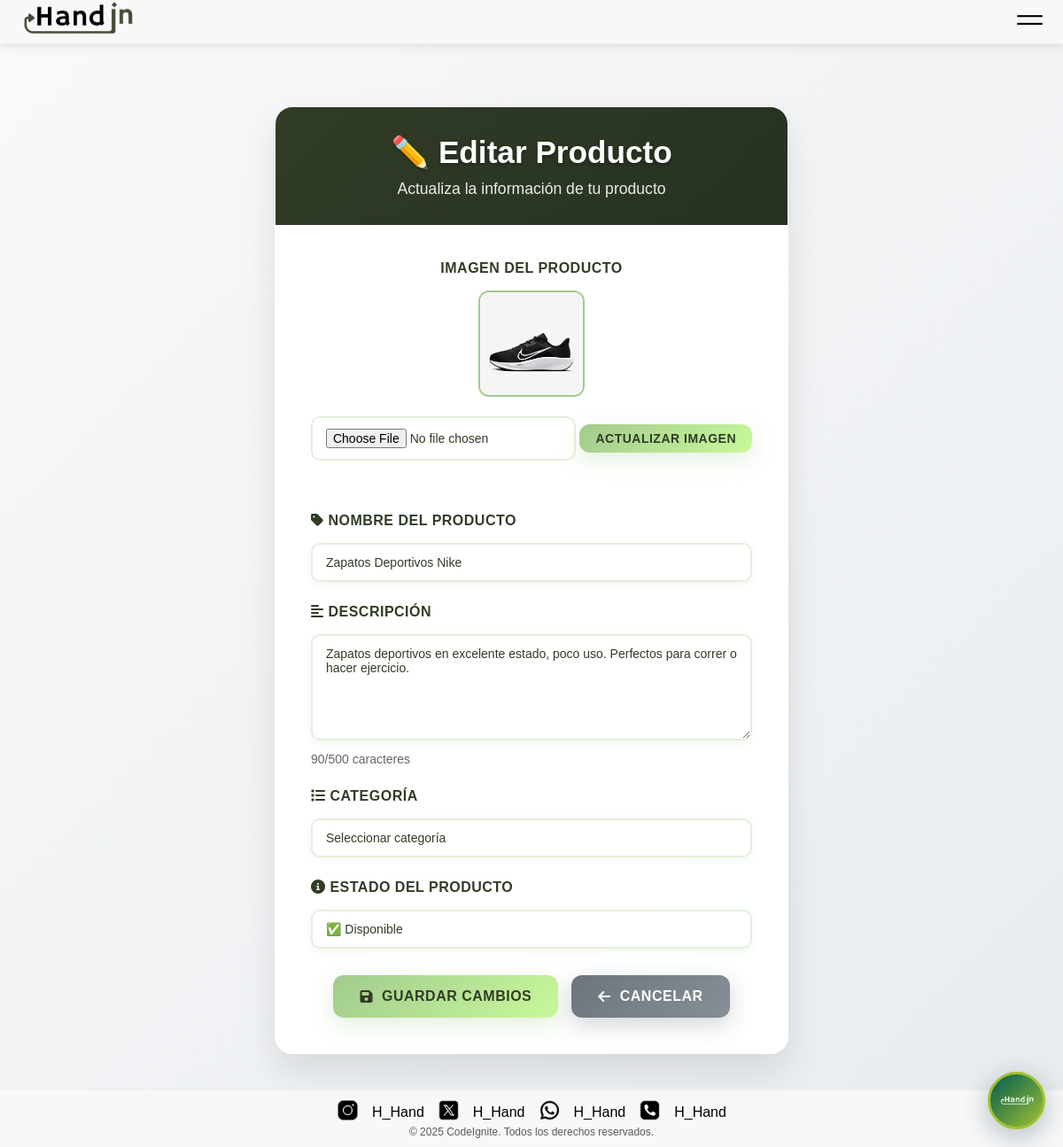
The app's page /editar-producto.php?id=1 (signed in) with its own data.
### tables this page shows
CREATE TABLE IF NOT EXISTS `productos` (
  `id` int NOT NULL AUTO_INCREMENT,
  `user_id` int NOT NULL,
  `nombre` varchar(100) NOT NULL,
  `descripcion` text,
  `imagen` varchar(255) NOT NULL,
  `categoria` varchar(50) DEFAULT NULL,
  `estado` enum('disponible','intercambiado','reservado') DEFAULT 'disponible',
  `created_at` timestamp NULL DEFAULT CURRENT_TIMESTAMP,
  `updated_at` timestamp NULL DEFAULT CURRENT_TIMESTAMP ON UPDATE CURRENT_TIMESTAMP,
  PRIMARY KEY (`id`),
  KEY `user_id` (`user_id`)
);

### editar-producto.php (the view, shortened to what this page needs)
<?php
$producto_id = isset($_GET['id']) ? (int)$_GET['id'] : 0;
$pdo = getConnection();
$stmt = $pdo->prepare("SELECT * FROM productos WHERE id = ? AND user_id = ?");
$stmt->execute([$producto_id, $_SESSION['user_id']]);
$producto = $stmt->fetch(PDO::FETCH_ASSOC);
include 'includes/header.php';
?>
<div class="edit-product-container">
    <div class="edit-product-card">
        <div class="card-header">
            <h1>✏️ Editar Producto</h1>
            <p>Actualiza la información de tu producto</p>
        </div>
        <div class="card-body">
            <div class="form-group" style="text-align:center;">
                <label style="display:block; font-weight:600; margin-bottom:8px;">Imagen del producto</label>
                <div style="margin-bottom:10px;">
                    <img id="producto-img-preview" src="<?php echo !empty($producto['imagen']) ? htmlspecialchars($producto['imagen']) : 'img/productos/default.png'; ?>" alt="Imagen del producto" style="width:120px; height:120px; object-fit:cover; border-radius:12px; border:2px solid #A2CB8D; background:#f8f8f8;">
                </div>
                <form id="form-img-producto" enctype="multipart/form-data" style="display:inline-block;">
                    <input type="file" name="imagen" id="input-img-producto" accept="image/*" style="margin-bottom:8px;">
                    <button type="submit" class="btn btn-primary" style="min-width:unset; padding:8px 18px; font-size:14px;">Actualizar Imagen</button>
                </form>
            </div>
            <form method="POST" action="">
                <div class="form-group">
                    <label for="nombre">
                        <i class="fas fa-tag"></i> Nombre del Producto
                    </label>
                    <input type="text"
                           id="nombre"
                           name="nombre"
                           class="form-control"
                           value="<?php echo htmlspecialchars($producto['nombre']); ?>"
                           required
                           maxlength="100">
                </div>
                <div class="form-group">
                    <label for="descripcion">
                        <i class="fas fa-align-left"></i> Descripción
                    </label>
                    <textarea id="descripcion"
                              name="descripcion"
                              class="form-control"
                              required
                              maxlength="500"
                              placeholder="Describe tu producto en detalle..."><?php echo htmlspecialchars($producto['descripcion']); ?></textarea>
                </div>
                <div class="form-group">
                    <label for="categoria">
                        <i class="fas fa-list"></i> Categoría
                    </label>
                    <select id="categoria" name="categoria" class="form-control form-select">
                        <option value="">Seleccionar categoría</option>
                    </select>
                </div>
                <div class="form-group">
                    <label for="estado">
                        <i class="fas fa-info-circle"></i> Estado del Producto
                    </label>
                    <select id="estado" name="estado" class="form-control form-select" required>
                        <option value="disponible" <?php echo $producto['estado'] === 'disponible' ? 'selected' : ''; ?>>✅ Disponible</option>
                    </select>
                </div>
                <div class="btn-group">
                    <button type="submit" class="btn btn-primary">
                        <i class="fas fa-save"></i> Guardar Cambios
                    </button>
                    <a href="mis-productos.php" class="btn btn-secondary">
                        <i class="fas fa-arrow-left"></i> Cancelar
                    </a>
                </div>
            </form>
        </div>
    </div>
</div>
<?php include 'includes/footer.php'; ?>

### css/style.css (style rules this page uses)
* { font-family: Arial, sans-serif; padding: 0; margin: 0; box-sizing: border-box; user-select: none; }
a { text-decoration: none; color: inherit; }
.card-body { padding: 16px; flex: 1; display: flex; flex-direction: column; gap: 10px; }
body { min-height: 100vh; display: flex; flex-direction: column; padding-top: 70px; }

### css/perseo-actions.css (style rules this page uses)
.form-group { display: flex; flex-direction: column; gap: 8px; }
.form-group label { color: #313C26; font-weight: 600; font-size: 14px; }
.form-group input, .form-group textarea, .form-group select { padding: 12px 15px; border: 2px solid rgba(162,203,141,0.3); border-radius: 10px; background: rgba(255,255,255,0.9); color: #313C26; font-size: 14px; transition: all 0.2s ease; }
.form-group textarea { min-height: 80px; resize: vertical; }

### editar-producto.php (style rules this page uses)
body { background: linear-gradient(135deg, #f8f9fa 0%, #e9ecef 100%); min-height: 100vh; padding-top: 80px; }
.edit-product-container { max-width: 800px; margin: 40px auto; padding: 0 20px; }
.edit-product-card { background: rgba(255,255,255,0.95); backdrop-filter: blur(10px); border-radius: 20px; box-shadow: 0 20px 40px rgba(0,0,0,0.1); border: 1px solid rgba(255,255,255,0.2); overflow: hidden; }
.card-header { background: linear-gradient(135deg, #313C26 0%, #273122 100%); color: white; padding: 30px; text-align: center; }
.card-header h1 { margin: 0; font-size: 2.2em; font-weight: 700; text-shadow: 0 2px 4px rgba(0,0,0,0.3); }
.card-header p { margin: 10px 0 0 0; opacity: 0.9; font-size: 1.1em; }
.card-body { padding: 40px; }
.form-group { margin-bottom: 25px; }
.form-group label { display: block; margin-bottom: 8px; font-weight: 600; color: #313C26; font-size: 16px; text-transform: uppercase; letter-spacing: 0.5px; }
.form-control { width: 100%; padding: 15px 20px; border: 2px solid #e9ecef; border-radius: 12px; font-size: 16px; transition: all 0.3s ease; background: #fff; box-shadow: 0 2px 10px rgba(0,0,0,0.05); }
textarea.form-control { resize: vertical; min-height: 120px; }
.form-select { appearance: none; background-position: right 12px center; background-repeat: no-repeat; background-size: 16px; padding-right: 40px; }
.btn-group { display: flex; gap: 15px; justify-content: center; margin-top: 30px; }
.btn { padding: 15px 30px; border: none; border-radius: 12px; font-size: 16px; font-weight: 600; cursor: pointer; transition: all 0.3s ease; text-decoration: none; display: inline-flex; align-items: center; gap: 10px; text-transform: uppercase; letter-spacing: 0.5px; min-width: 150px; justify-content: center; }
.btn-primary { background: linear-gradient(135deg, #A2CB8D, #C9F89B); color: #313C26; box-shadow: 0 8px 25px rgba(162,203,141,0.3); }
.btn-secondary { background: linear-gradient(135deg, #6c757d, #868e96); color: white; box-shadow: 0 8px 25px rgba(108,117,125,0.3); }

### records on screen
productos: imagen (picture), nombre "Zapatos Deportivos Nike", descripcion "Zapatos deportivos en excelente estado, poco uso. Perfectos para correr o hacer ejercicio.", estado "✅ Disponible"
